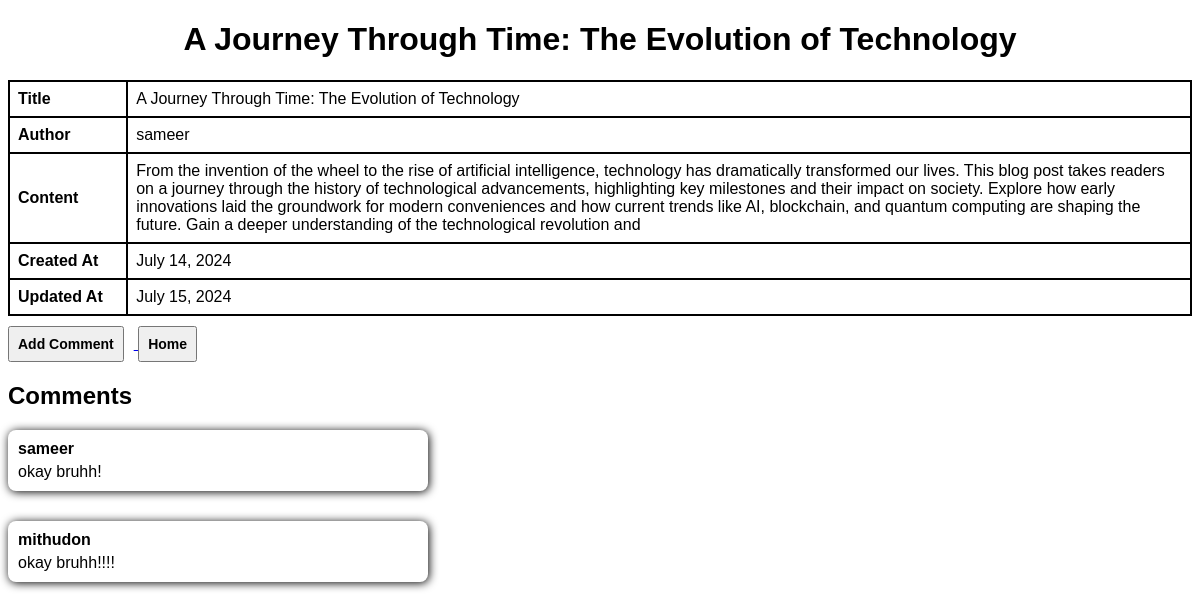
Page /blog/1/ on the committed database.
### blogapp/models.py (models this page shows, shortened)
class Post(models.Model):
    title = models.CharField(max_length=100)
    author = models.CharField(max_length=30, default='sameer')
    description = models.TextField()
    created_at = models.DateField(auto_now_add=True)
    updated_at = models.DateField(auto_now=True)
    comments = models.JSONField(default=list, blank=True)

### blogapp/views.py (the view)
# urls.py: path('blog/<int:id>/', views.showBlogDetails, name='details'),
def showBlogDetails(request, id):
    post = get_object_or_404(Post, pk=id)
    return render(request, 'details.html', {'post': post})

### templates/details.html (shortened to what this page needs)
{% extends "index.html" %}
{% load static %}
{% block style %}
    <link rel="stylesheet" href="{% static "css/details.css" %}">
{% endblock %}
{% block h1 %}
    <h1>{{post.title}}</h1>
{% endblock %}
{% block content %}
    <div>
        <table>
            <tbody>
                <tr>
                    <td class='th'>Title</td>
                    <td>{{post.title}}</td>
                </tr>
                <tr>
                    <td class='th'>Author</td>
                    <td>{{post.author}}</td>
                </tr>
                <tr>
                    <td class='th'>Content</td>
                    <td>{{post.description}}</td>
                </tr>
                <tr>
                    <td class='th'>Created At</td>
                    <td>{{post.created_at}}</td>
                </tr>
                <tr>
                    <td class='th'>Updated At</td>
                    <td>{{post.updated_at}}</td>
                </tr>
            </tbody>
        </table>
        <div class='comment-section'>
            <a href="{% url 'add_comment' post.id %}">
                <button>Add Comment</button>
            </a>
            <a href="{% url 'bloglist'%}">
                <button>Home</button>
            </a>
            <h2>Comments</h2>
            <div class='comments'>
                {% for comment in post.comments %}
                    <div class='comment-box'>
                        <div class='com-author'>{{comment.author}}</div>
                        <div class='com-itself'>{{comment.content}}</div>
                    </div>
                {% endfor %}
            </div>
        </div>
    </div>
{% endblock %}

### static/css/details.css (style rules this page uses)
table { width: 100%; border-collapse: collapse }
th, td { border: 2px solid black; padding: 8px; text-align: left; }
.th { font-weight: bold; width: 10%; }
button { font-size: 14px; cursor: pointer; font-weight: bold; padding: 8px; margin-right: 10px; margin-top: 10px; }
.com-author { font-weight: bold; margin-bottom: 5px; }
.comments { display: flex; flex-wrap: wrap; gap: 30px; width: 400px; }
.comment-box { box-shadow: 1px 1px 10px black; border-radius: 8px; padding: 10px; }
.com-itself { width: 400px; }

### static/css/index.css (style rules this page uses)
body { font-family: sans-serif; }
h1 { text-align: center; }

### rows in the picture
Post: title "A Journey Through Time: The Evolution of Technology", author "sameer", description "From the invention of the wheel to the rise of artificial intelligence, technology has dramatically transformed our lives. This blog post takes readers on a journey through the history of technological advancements, highlighting key milestones and their impact on society. Explore how early innovations laid the groundwork for modern conveniences and how current trends like AI, blockchain, and quantum computing are shaping the future. Gain a deeper understanding of the technological revolution and", created_at "July 14, 2024", updated_at "July 15, 2024"

### other values in the picture
{{ comment.author }} "sameer" "mithudon"
{{ comment.content }} "okay bruhh!" "okay bruhh!!!!"
